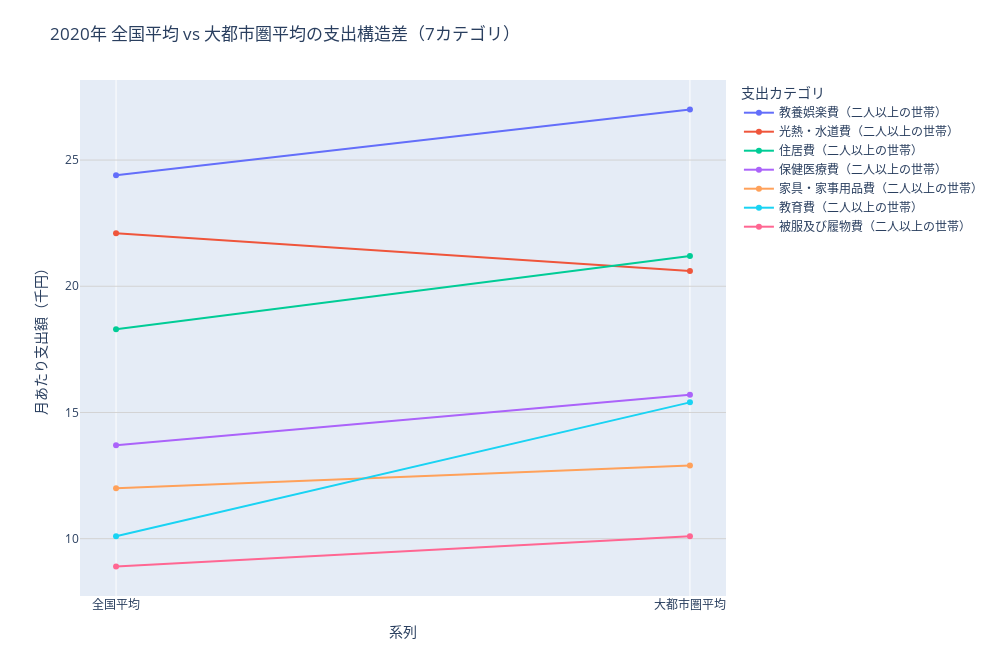

Notebook source saved alongside this figure:
### Code cell
import pandas as pd
import plotly.express as px
import plotly.io as pio

CSV_PATH = "SSDSE-B-2025.csv"
TARGET_YEAR = 2020

df = pd.read_csv(CSV_PATH)
df_year = df[df["年度"] == TARGET_YEAR].copy()

# ---- 10カテゴリ ----
spend_cols = [
    
    "住居費（二人以上の世帯）",
    "光熱・水道費（二人以上の世帯）",
    "家具・家事用品費（二人以上の世帯）",
    "被服及び履物費（二人以上の世帯）",
    "保健医療費（二人以上の世帯）",
    "教育費（二人以上の世帯）",
    "教養娯楽費（二人以上の世帯）",
    
]

metro = [
    "東京都", "神奈川県", "葉県", "埼玉県",
    "愛知県", "大阪府", "兵庫県", "福岡県"
]

# 各県の平均
pref_means = (
    df_year
    .groupby("都道府県", as_index=False)[spend_cols]
    .mean()
)

# 全国平均
nat_mean = pref_means[spend_cols].mean()

# 大都市圏平均
metro_mean = pref_means[pref_means["都道府県"].isin(metro)][spend_cols].mean()

# スロープチャート用データ
df_slope = pd.DataFrame({
    "カテゴリ": spend_cols * 2,
    "系列": (["全国平均"] * len(spend_cols)) + (["大都市圏平均"] * len(spend_cols)),
    "金額": list(nat_mean.values) + list(metro_mean.values),
})

df_slope["金額_千円"] = (df_slope["金額"] / 1000).round(1)

# カテゴリを全国平均の高い順に並べる
cat_order = (
    df_slope[df_slope["系列"] == "全国平均"]
    .sort_values("金額_千円", ascending=False)["カテゴリ"]
    .tolist()
)

fig = px.line(
    df_slope,
    x="系列",
    y="金額_千円",
    color="カテゴリ",
    line_group="カテゴリ",
    markers=True,
    category_orders={
        "系列": ["全国平均", "大都市圏平均"],
        "カテゴリ": cat_order
    },
    title=f"{TARGET_YEAR}年 全国平均 vs 大都市圏平均の支出構造差（7カテゴリ）",
    labels={"金額_千円": "月あたり支出額（千円）"}
)

# ホバー情報
fig.update_traces(
    hovertemplate="%{x}<br>%{legendgroup}<br>%{y:.1f} 千円"
)

fig.update_yaxes(showgrid=True, gridcolor="lightgray", dtick=5)

fig.update_layout(
    width=1000,
    height=650,
    legend_title="支出カテゴリ",
    margin=dict(l=80, r=80, t=80, b=40),
)

fig.show()

### Figure 1 — Plotly figure (JSON) as saved in the notebook; plotly's stock layout.template omitted (floating-point values rounded to 4 significant figures)
{"data": [{"hovertemplate": "%{x}<br>%{legendgroup}<br>%{y:.1f} 千円", "legendgroup": "教養娯楽費（二人以上の世帯）", "line": {"color": "#636efa", "dash": "solid"}, "marker": {"symbol": "circle"}, "mode": "lines+markers", "name": "教養娯楽費（二人以上の世帯）", "orientation": "v", "showlegend": true, "type": "scatter", "x": ["全国平均", "大都市圏平均"], "xaxis": "x", "y": [24.4, 27], "yaxis": "y"}, {"hovertemplate": "%{x}<br>%{legendgroup}<br>%{y:.1f} 千円", "legendgroup": "光熱・水道費（二人以上の世帯）", "line": {"color": "#EF553B", "dash": "solid"}, "marker": {"symbol": "circle"}, "mode": "lines+markers", "name": "光熱・水道費（二人以上の世帯）", "orientation": "v", "showlegend": true, "type": "scatter", "x": ["全国平均", "大都市圏平均"], "xaxis": "x", "y": [22.1, 20.6], "yaxis": "y"}, {"hovertemplate": "%{x}<br>%{legendgroup}<br>%{y:.1f} 千円", "legendgroup": "住居費（二人以上の世帯）", "line": {"color": "#00cc96", "dash": "solid"}, "marker": {"symbol": "circle"}, "mode": "lines+markers", "name": "住居費（二人以上の世帯）", "orientation": "v", "showlegend": true, "type": "scatter", "x": ["全国平均", "大都市圏平均"], "xaxis": "x", "y": [18.3, 21.2], "yaxis": "y"}, {"hovertemplate": "%{x}<br>%{legendgroup}<br>%{y:.1f} 千円", "legendgroup": "保健医療費（二人以上の世帯）", "line": {"color": "#ab63fa", "dash": "solid"}, "marker": {"symbol": "circle"}, "mode": "lines+markers", "name": "保健医療費（二人以上の世帯）", "orientation": "v", "showlegend": true, "type": "scatter", "x": ["全国平均", "大都市圏平均"], "xaxis": "x", "y": [13.7, 15.7], "yaxis": "y"}, {"hovertemplate": "%{x}<br>%{legendgroup}<br>%{y:.1f} 千円", "legendgroup": "家具・家事用品費（二人以上の世帯）", "line": {"color": "#FFA15A", "dash": "solid"}, "marker": {"symbol": "circle"}, "mode": "lines+markers", "name": "家具・家事用品費（二人以上の世帯）", "orientation": "v", "showlegend": true, "type": "scatter", "x": ["全国平均", "大都市圏平均"], "xaxis": "x", "y": [12, 12.9], "yaxis": "y"}, {"hovertemplate": "%{x}<br>%{legendgroup}<br>%{y:.1f} 千円", "legendgroup": "教育費（二人以上の世帯）", "line": {"color": "#19d3f3", "dash": "solid"}, "marker": {"symbol": "circle"}, "mode": "lines+markers", "name": "教育費（二人以上の世帯）", "orientation": "v", "showlegend": true, "type": "scatter", "x": ["全国平均", "大都市圏平均"], "xaxis": "x", "y": [10.1, 15.4], "yaxis": "y"}, {"hovertemplate": "%{x}<br>%{legendgroup}<br>%{y:.1f} 千円", "legendgroup": "被服及び履物費（二人以上の世帯）", "line": {"color": "#FF6692", "dash": "solid"}, "marker": {"symbol": "circle"}, "mode": "lines+markers", "name": "被服及び履物費（二人以上の世帯）", "orientation": "v", "showlegend": true, "type": "scatter", "x": ["全国平均", "大都市圏平均"], "xaxis": "x", "y": [8.9, 10.1], "yaxis": "y"}], "layout": {"height": 650, "legend": {"title": {"text": "支出カテゴリ"}, "tracegroupgap": 0}, "margin": {"b": 40, "l": 80, "r": 80, "t": 80}, "title": {"text": "2020年 全国平均 vs 大都市圏平均の支出構造差（7カテゴリ）"}, "width": 1000, "xaxis": {"anchor": "y", "categoryarray": ["全国平均", "大都市圏平均"], "categoryorder": "array", "domain": [0, 1], "title": {"text": "系列"}}, "yaxis": {"anchor": "x", "domain": [0, 1], "dtick": 5, "gridcolor": "lightgray", "showgrid": true, "title": {"text": "月あたり支出額（千円）"}}}}
